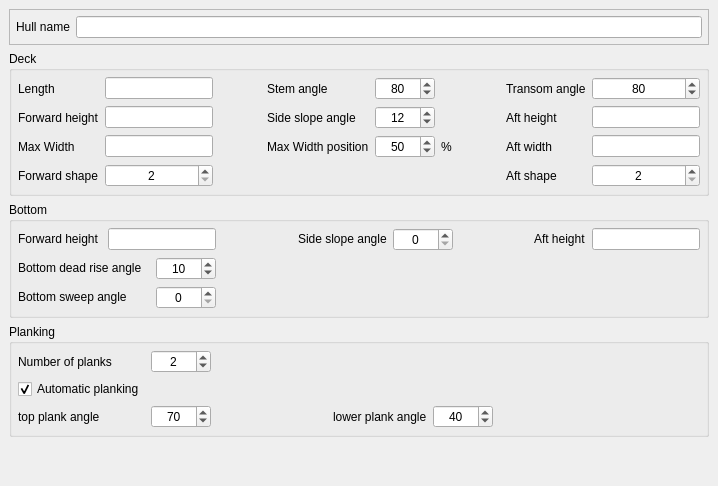
     <widget class="QWidget" name="tab" >
      <attribute name="title" >
       <string>Deck and bottom</string>
      </attribute>
      <layout class="QGridLayout" >
       <property name="margin" >
        <number>9</number>
       </property>
       <property name="spacing" >
        <number>6</number>
       </property>
       <item row="3" column="0" >
        <widget class="QGroupBox" name="groupBox_Planking" >
         <property name="font" >
          <font>
           <weight>50</weight>
           <bold>false</bold>
          </font>
         </property>
         <property name="title" >
          <string>Planking</string>
         </property>
         <layout class="QGridLayout" >
          <property name="margin" >
           <number>6</number>
          </property>
          <property name="spacing" >
           <number>6</number>
          </property>
          <item row="1" column="1" colspan="5" >
           <spacer>
            <property name="orientation" >
             <enum>Qt::Horizontal</enum>
            </property>
            <property name="sizeHint" >
             <size>
              <width>501</width>
              <height>20</height>
             </size>
            </property>
           </spacer>
          </item>
          <item row="0" column="2" colspan="4" >
           <spacer>
            <property name="orientation" >
             <enum>Qt::Horizontal</enum>
            </property>
            <property name="sizeType" >
             <enum>QSizePolicy::MinimumExpanding</enum>
            </property>
            <property name="sizeHint" >
             <size>
              <width>31</width>
              <height>20</height>
             </size>
            </property>
           </spacer>
          </item>
          <item row="2" column="5" >
           <spacer>
            <property name="orientation" >
             <enum>Qt::Horizontal</enum>
            </property>
            <property name="sizeHint" >
             <size>
              <width>201</width>
              <height>20</height>
             </size>
            </property>
           </spacer>
          </item>
          <item row="2" column="3" >
           <widget class="QLabel" name="label_LowPlankA" >
            <property name="text" >
             <string>lower plank angle</string>
            </property>
           </widget>
          </item>
          <item row="2" column="4" >
           <widget class="QSpinBox" name="spinBox_LowPlankA" >
            <property name="minimumSize" >
             <size>
              <width>60</width>
              <height>22</height>
             </size>
            </property>
            <property name="alignment" >
             <set>Qt::AlignHCenter</set>
            </property>
            <property name="maximum" >
             <number>45</number>
            </property>
            <property name="minimum" >
             <number>30</number>
            </property>
            <property name="value" >
             <number>40</number>
            </property>
           </widget>
          </item>
          <item row="2" column="2" >
           <spacer>
            <property name="orientation" >
             <enum>Qt::Horizontal</enum>
            </property>
            <property name="sizeType" >
             <enum>QSizePolicy::MinimumExpanding</enum>
            </property>
            <property name="sizeHint" >
             <size>
              <width>31</width>
              <height>20</height>
             </size>
            </property>
           </spacer>
          </item>
          <item row="0" column="1" >
           <widget class="QSpinBox" name="spinBox_NBPlank" >
            <property name="sizePolicy" >
             <sizepolicy>
              <hsizetype>0</hsizetype>
              <vsizetype>0</vsizetype>
              <horstretch>0</horstretch>
              <verstretch>0</verstretch>
             </sizepolicy>
            </property>
            <property name="minimumSize" >
             <size>
              <width>60</width>
              <height>22</height>
             </size>
            </property>
            <property name="alignment" >
             <set>Qt::AlignHCenter</set>
            </property>
            <property name="maximum" >
             <number>6</number>
            </property>
            <property name="minimum" >
             <number>1</number>
            </property>
            <property name="value" >
             <number>2</number>
            </property>
           </widget>
          </item>
          <item row="0" column="0" >
           <widget class="QLabel" name="label_NBPlank" >
            <property name="text" >
             <string>Number of planks</string>
            </property>
           </widget>
          </item>
          <item row="2" column="0" >
           <widget class="QLabel" name="label_TopPlankA" >
            <property name="text" >
             <string>top plank angle</string>
            </property>
           </widget>
          </item>
          <item row="1" column="0" >
           <widget class="QCheckBox" name="checkBox_AutoPlank" >
            <property name="text" >
             <string>Automatic planking</string>
            </property>
            <property name="checked" >
             <bool>true</bool>
            </property>
            <property name="tristate" >
             <bool>false</bool>
            </property>
           </widget>
          </item>
          <item row="2" column="1" >
           <widget class="QSpinBox" name="spinBox_TopPlankA" >
            <property name="minimumSize" >
             <size>
              <width>60</width>
              <height>22</height>
             </size>
            </property>
            <property name="alignment" >
             <set>Qt::AlignHCenter</set>
            </property>
            <property name="minimum" >
             <number>45</number>
            </property>
            <property name="value" >
             <number>70</number>
            </property>
           </widget>
          </item>
         </layout>
        </widget>
       </item>
       <item row="2" column="0" >
        <widget class="QGroupBox" name="groupBox_Bottom" >
         <property name="sizePolicy" >
          <sizepolicy>
           <hsizetype>5</hsizetype>
           <vsizetype>1</vsizetype>
           <horstretch>0</horstretch>
           <verstretch>0</verstretch>
          </sizepolicy>
         </property>
         <property name="title" >
          <string>Bottom</string>
         </property>
         <layout class="QGridLayout" >
          <property name="margin" >
           <number>6</number>
          </property>
          <property name="spacing" >
           <number>6</number>
          </property>
          <item row="0" column="5" >
           <widget class="QSpinBox" name="spinBox_BSlopeA" >
            <property name="minimumSize" >
             <size>
              <width>60</width>
              <height>22</height>
             </size>
            </property>
            <property name="alignment" >
             <set>Qt::AlignHCenter</set>
            </property>
            <property name="maximum" >
             <number>50</number>
            </property>
           </widget>
          </item>
          <item row="0" column="4" >
           <widget class="QLabel" name="label_BSlopeA" >
            <property name="sizePolicy" >
             <sizepolicy>
              <hsizetype>5</hsizetype>
              <vsizetype>0</vsizetype>
              <horstretch>0</horstretch>
              <verstretch>0</verstretch>
             </sizepolicy>
            </property>
            <property name="text" >
             <string>Side slope angle</string>
            </property>
           </widget>
          </item>
          <item row="0" column="0" >
           <widget class="QLabel" name="label_BfwdHeight" >
            <property name="sizePolicy" >
             <sizepolicy>
              <hsizetype>5</hsizetype>
              <vsizetype>0</vsizetype>
              <horstretch>0</horstretch>
              <verstretch>0</verstretch>
             </sizepolicy>
            </property>
            <property name="text" >
             <string>Forward height </string>
            </property>
           </widget>
          </item>
          <item row="0" column="1" colspan="2" >
           <widget class="QLineEdit" name="txt_BfwdHeight" >
            <property name="sizePolicy" >
             <sizepolicy>
              <hsizetype>7</hsizetype>
              <vsizetype>0</vsizetype>
              <horstretch>0</horstretch>
              <verstretch>0</verstretch>
             </sizepolicy>
            </property>
            <property name="minimumSize" >
             <size>
              <width>60</width>
              <height>22</height>
             </size>
            </property>
           </widget>
          </item>
          <item row="0" column="3" >
           <spacer>
            <property name="orientation" >
             <enum>Qt::Horizontal</enum>
            </property>
            <property name="sizeHint" >
             <size>
              <width>31</width>
              <height>20</height>
             </size>
            </property>
           </spacer>
          </item>
          <item row="0" column="8" >
           <widget class="QLineEdit" name="txt_BaftHeight" >
            <property name="sizePolicy" >
             <sizepolicy>
              <hsizetype>7</hsizetype>
              <vsizetype>0</vsizetype>
              <horstretch>0</horstretch>
              <verstretch>0</verstretch>
             </sizepolicy>
            </property>
            <property name="minimumSize" >
             <size>
              <width>60</width>
              <height>22</height>
             </size>
            </property>
           </widget>
          </item>
          <item row="0" column="7" >
           <widget class="QLabel" name="label_BaftHeight" >
            <property name="sizePolicy" >
             <sizepolicy>
              <hsizetype>5</hsizetype>
              <vsizetype>0</vsizetype>
              <horstretch>0</horstretch>
              <verstretch>0</verstretch>
             </sizepolicy>
            </property>
            <property name="text" >
             <string>Aft height</string>
            </property>
           </widget>
          </item>
          <item row="0" column="6" >
           <spacer>
            <property name="orientation" >
             <enum>Qt::Horizontal</enum>
            </property>
            <property name="sizeHint" >
             <size>
              <width>31</width>
              <height>20</height>
             </size>
            </property>
           </spacer>
          </item>
          <item row="2" column="0" colspan="2" >
           <widget class="QLabel" name="label_BsweepA" >
            <property name="sizePolicy" >
             <sizepolicy>
              <hsizetype>5</hsizetype>
              <vsizetype>0</vsizetype>
              <horstretch>0</horstretch>
              <verstretch>0</verstretch>
             </sizepolicy>
            </property>
            <property name="text" >
             <string>Bottom sweep angle</string>
            </property>
           </widget>
          </item>
          <item row="1" column="0" colspan="2" >
           <widget class="QLabel" name="label_BdeadriseA" >
            <property name="sizePolicy" >
             <sizepolicy>
              <hsizetype>5</hsizetype>
              <vsizetype>0</vsizetype>
              <horstretch>0</horstretch>
              <verstretch>0</verstretch>
             </sizepolicy>
            </property>
            <property name="text" >
             <string>Bottom dead rise angle</string>
            </property>
           </widget>
          </item>
          <item row="1" column="3" colspan="6" >
           <spacer>
            <property name="orientation" >
             <enum>Qt::Horizontal</enum>
            </property>
            <property name="sizeHint" >
             <size>
              <width>331</width>
              <height>20</height>
             </size>
            </property>
           </spacer>
          </item>
          <item row="2" column="3" colspan="6" >
           <spacer>
            <property name="orientation" >
             <enum>Qt::Horizontal</enum>
            </property>
            <property name="sizeHint" >
             <size>
              <width>331</width>
              <height>20</height>
             </size>
            </property>
           </spacer>
          </item>
          <item row="2" column="2" >
           <widget class="QSpinBox" name="spinBox_BsweepA" >
            <property name="sizePolicy" >
             <sizepolicy>
              <hsizetype>0</hsizetype>
              <vsizetype>0</vsizetype>
              <horstretch>0</horstretch>
              <verstretch>0</verstretch>
             </sizepolicy>
            </property>
            <property name="minimumSize" >
             <size>
              <width>60</width>
              <height>22</height>
             </size>
            </property>
            <property name="alignment" >
             <set>Qt::AlignHCenter</set>
            </property>
            <property name="maximum" >
             <number>60</number>
            </property>
           </widget>
          </item>
          <item row="1" column="2" >
           <widget class="QSpinBox" name="spinBox_BdeadriseA" >
            <property name="sizePolicy" >
             <sizepolicy>
              <hsizetype>0</hsizetype>
              <vsizetype>0</vsizetype>
              <horstretch>0</horstretch>
              <verstretch>0</verstretch>
             </sizepolicy>
            </property>
            <property name="minimumSize" >
             <size>
              <width>60</width>
              <height>22</height>
             </size>
            </property>
            <property name="alignment" >
             <set>Qt::AlignHCenter</set>
            </property>
            <property name="maximum" >
             <number>30</number>
            </property>
            <property name="value" >
             <number>10</number>
            </property>
           </widget>
          </item>
         </layout>
        </widget>
       </item>
       <item row="0" column="0" >
        <widget class="QFrame" name="frame_5" >
         <property name="frameShape" >
          <enum>QFrame::StyledPanel</enum>
         </property>
         <property name="frameShadow" >
          <enum>QFrame::Plain</enum>
         </property>
         <layout class="QGridLayout" >
          <property name="margin" >
           <number>6</number>
          </property>
          <property name="spacing" >
           <number>6</number>
          </property>
          <item row="0" column="1" >
           <widget class="QLineEdit" name="txt_HullID" >
            <property name="minimumSize" >
             <size>
              <width>150</width>
              <height>22</height>
             </size>
            </property>
           </widget>
          </item>
          <item row="0" column="0" >
           <widget class="QLabel" name="label_HullID" >
            <property name="sizePolicy" >
             <sizepolicy>
              <hsizetype>5</hsizetype>
              <vsizetype>0</vsizetype>
              <horstretch>0</horstretch>
              <verstretch>0</verstretch>
             </sizepolicy>
            </property>
            <property name="text" >
             <string>Hull name</string>
            </property>
           </widget>
          </item>
         </layout>
        </widget>
       </item>
       <item row="1" column="0" >
        <widget class="QGroupBox" name="groupBox_Deck" >
         <property name="title" >
          <string>Deck</string>
         </property>
         <layout class="QGridLayout" >
          <property name="margin" >
           <number>6</number>
          </property>
          <property name="spacing" >
           <number>6</number>
          </property>
          <item row="2" column="8" >
           <widget class="QLineEdit" name="txt_DaftW" >
            <property name="minimumSize" >
             <size>
              <width>60</width>
              <height>22</height>
             </size>
            </property>
           </widget>
          </item>
          <item row="2" column="7" >
           <widget class="QLabel" name="label_39" >
            <property name="text" >
             <string>Aft width</string>
            </property>
           </widget>
          </item>
          <item row="2" column="6" >
           <spacer>
            <property name="orientation" >
             <enum>Qt::Horizontal</enum>
            </property>
            <property name="sizeHint" >
             <size>
              <width>20</width>
              <height>20</height>
             </size>
            </property>
           </spacer>
          </item>
          <item row="2" column="5" >
           <widget class="QLabel" name="label_percent" >
            <property name="text" >
             <string>%</string>
            </property>
           </widget>
          </item>
          <item row="2" column="4" >
           <widget class="QSpinBox" name="spinBox_DBWPos" >
            <property name="minimumSize" >
             <size>
              <width>60</width>
              <height>22</height>
             </size>
            </property>
            <property name="alignment" >
             <set>Qt::AlignHCenter</set>
            </property>
            <property name="maximum" >
             <number>80</number>
            </property>
            <property name="minimum" >
             <number>20</number>
            </property>
            <property name="value" >
             <number>50</number>
            </property>
           </widget>
          </item>
          <item row="2" column="3" >
           <widget class="QLabel" name="label_DBWPos" >
            <property name="text" >
             <string>Max Width position</string>
            </property>
           </widget>
          </item>
          <item row="2" column="0" >
           <widget class="QLabel" name="label_DBW" >
            <property name="text" >
             <string>Max Width</string>
            </property>
           </widget>
          </item>
          <item row="2" column="2" >
           <spacer>
            <property name="orientation" >
             <enum>Qt::Horizontal</enum>
            </property>
            <property name="sizeHint" >
             <size>
              <width>40</width>
              <height>20</height>
             </size>
            </property>
           </spacer>
          </item>
          <item row="2" column="1" >
           <widget class="QLineEdit" name="txt_DBW" >
            <property name="minimumSize" >
             <size>
              <width>60</width>
              <height>22</height>
             </size>
            </property>
           </widget>
          </item>
          <item row="0" column="8" >
           <widget class="QSpinBox" name="spinBox_TransomA" >
            <property name="sizePolicy" >
             <sizepolicy>
              <hsizetype>1</hsizetype>
              <vsizetype>0</vsizetype>
              <horstretch>0</horstretch>
              <verstretch>0</verstretch>
             </sizepolicy>
            </property>
            <property name="minimumSize" >
             <size>
              <width>60</width>
              <height>22</height>
             </size>
            </property>
            <property name="alignment" >
             <set>Qt::AlignHCenter</set>
            </property>
            <property name="maximum" >
             <number>99</number>
            </property>
            <property name="minimum" >
             <number>45</number>
            </property>
            <property name="value" >
             <number>80</number>
            </property>
           </widget>
          </item>
          <item row="1" column="5" colspan="2" >
           <spacer>
            <property name="orientation" >
             <enum>Qt::Horizontal</enum>
            </property>
            <property name="sizeHint" >
             <size>
              <width>41</width>
              <height>20</height>
             </size>
            </property>
           </spacer>
          </item>
          <item row="0" column="5" colspan="2" >
           <spacer>
            <property name="orientation" >
             <enum>Qt::Horizontal</enum>
            </property>
            <property name="sizeHint" >
             <size>
              <width>31</width>
              <height>20</height>
             </size>
            </property>
           </spacer>
          </item>
          <item row="0" column="3" >
           <widget class="QLabel" name="label_StemA" >
            <property name="text" >
             <string>Stem angle</string>
            </property>
           </widget>
          </item>
          <item row="3" column="0" >
           <widget class="QLabel" name="label_DfwdShape" >
            <property name="text" >
             <string>Forward shape</string>
            </property>
           </widget>
          </item>
          <item row="3" column="7" >
           <widget class="QLabel" name="label_DaftShape" >
            <property name="text" >
             <string>Aft shape</string>
            </property>
           </widget>
          </item>
          <item row="1" column="7" >
           <widget class="QLabel" name="label_DaftHeight" >
            <property name="text" >
             <string>Aft height</string>
            </property>
           </widget>
          </item>
          <item row="1" column="8" >
           <widget class="QLineEdit" name="txt_DaftHeight" >
            <property name="minimumSize" >
             <size>
              <width>60</width>
              <height>22</height>
             </size>
            </property>
           </widget>
          </item>
          <item row="0" column="7" >
           <widget class="QLabel" name="label_TransomA" >
            <property name="text" >
             <string>Transom angle</string>
            </property>
           </widget>
          </item>
          <item row="0" column="0" >
           <widget class="QLabel" name="label_DLOA" >
            <property name="text" >
             <string>Length</string>
            </property>
           </widget>
          </item>
          <item row="0" column="1" >
           <widget class="QLineEdit" name="txt_DLOA" >
            <property name="minimumSize" >
             <size>
              <width>60</width>
              <height>22</height>
             </size>
            </property>
           </widget>
          </item>
          <item row="0" column="2" >
           <spacer>
            <property name="orientation" >
             <enum>Qt::Horizontal</enum>
            </property>
            <property name="sizeHint" >
             <size>
              <width>40</width>
              <height>20</height>
             </size>
            </property>
           </spacer>
          </item>
          <item row="3" column="2" colspan="5" >
           <spacer>
            <property name="orientation" >
             <enum>Qt::Horizontal</enum>
            </property>
            <property name="sizeHint" >
             <size>
              <width>281</width>
              <height>20</height>
             </size>
            </property>
           </spacer>
          </item>
          <item row="3" column="1" >
           <widget class="QSpinBox" name="spinBox_DfwdShape" >
            <property name="minimumSize" >
             <size>
              <width>60</width>
              <height>22</height>
             </size>
            </property>
            <property name="alignment" >
             <set>Qt::AlignHCenter</set>
            </property>
            <property name="maximum" >
             <number>9</number>
            </property>
            <property name="minimum" >
             <number>2</number>
            </property>
           </widget>
          </item>
          <item row="1" column="2" >
           <spacer>
            <property name="orientation" >
             <enum>Qt::Horizontal</enum>
            </property>
            <property name="sizeType" >
             <enum>QSizePolicy::MinimumExpanding</enum>
            </property>
            <property name="sizeHint" >
             <size>
              <width>31</width>
              <height>20</height>
             </size>
            </property>
           </spacer>
          </item>
          <item row="1" column="0" >
           <widget class="QLabel" name="label_DfwdHeight" >
            <property name="text" >
             <string>Forward height</string>
            </property>
           </widget>
          </item>
          <item row="1" column="3" >
           <widget class="QLabel" name="label_DSlopeA" >
            <property name="text" >
             <string>Side slope angle</string>
            </property>
           </widget>
          </item>
          <item row="3" column="8" >
           <widget class="QSpinBox" name="spinBox_DaftShape" >
            <property name="minimumSize" >
             <size>
              <width>60</width>
              <height>22</height>
             </size>
            </property>
            <property name="alignment" >
             <set>Qt::AlignHCenter</set>
            </property>
            <property name="maximum" >
             <number>9</number>
            </property>
            <property name="minimum" >
             <number>2</number>
            </property>
           </widget>
          </item>
          <item row="1" column="1" >
           <widget class="QLineEdit" name="txt_DfwdHeight" >
            <property name="minimumSize" >
             <size>
              <width>60</width>
              <height>22</height>
             </size>
            </property>
           </widget>
          </item>
          <item row="0" column="4" >
           <widget class="QSpinBox" name="spinBox_StemA" >
            <property name="sizePolicy" >
             <sizepolicy>
              <hsizetype>1</hsizetype>
              <vsizetype>0</vsizetype>
              <horstretch>0</horstretch>
              <verstretch>0</verstretch>
             </sizepolicy>
            </property>
            <property name="minimumSize" >
             <size>
              <width>60</width>
              <height>22</height>
             </size>
            </property>
            <property name="alignment" >
             <set>Qt::AlignHCenter</set>
            </property>
            <property name="maximum" >
             <number>90</number>
            </property>
            <property name="minimum" >
             <number>45</number>
            </property>
            <property name="value" >
             <number>80</number>
            </property>
           </widget>
          </item>
          <item row="1" column="4" >
           <widget class="QSpinBox" name="spinBox_DSlopeA" >
            <property name="sizePolicy" >
             <sizepolicy>
              <hsizetype>1</hsizetype>
              <vsizetype>0</vsizetype>
              <horstretch>0</horstretch>
              <verstretch>0</verstretch>
             </sizepolicy>
            </property>
            <property name="minimumSize" >
             <size>
              <width>60</width>
              <height>22</height>
             </size>
            </property>
            <property name="alignment" >
             <set>Qt::AlignHCenter</set>
            </property>
            <property name="maximum" >
             <number>24</number>
            </property>
            <property name="minimum" >
             <number>0</number>
            </property>
            <property name="value" >
             <number>12</number>
            </property>
           </widget>
          </item>
         </layout>
        </widget>
       </item>
       <item row="4" column="0" >
        <spacer>
         <property name="orientation" >
          <enum>Qt::Vertical</enum>
         </property>
         <property name="sizeType" >
          <enum>QSizePolicy::MinimumExpanding</enum>
         </property>
         <property name="sizeHint" >
          <size>
           <width>20</width>
           <height>40</height>
          </size>
         </property>
        </spacer>
       </item>
      </layout>
     </widget>
